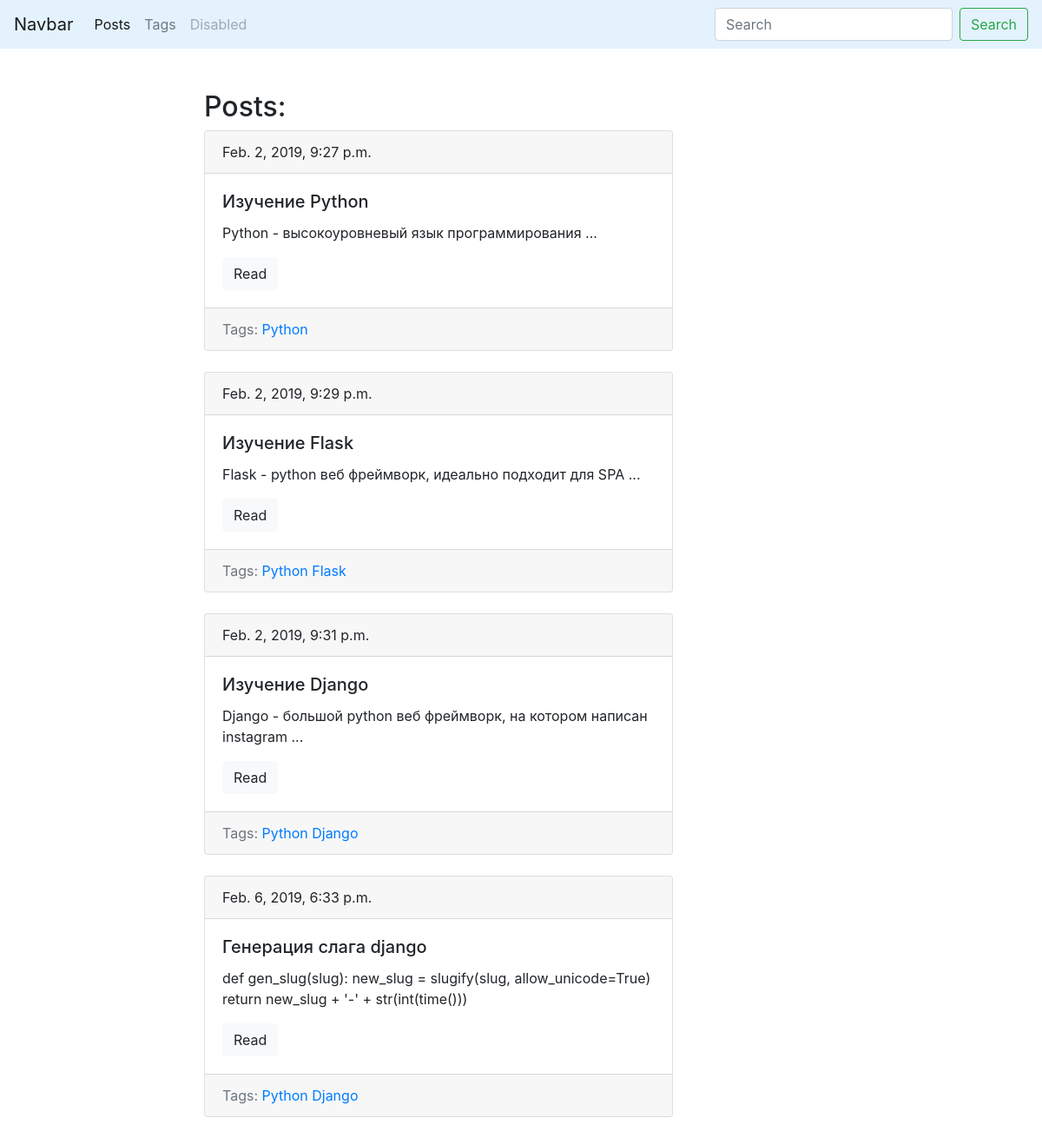
Screenshot of /blog/post/ with the database file from the repository.
### blog/models.py (models this page shows, shortened)
class Post(models.Model):
    title = models.CharField(max_length=150, db_index=True)
    slug = models.SlugField(max_length=150, blank=True, unique=True)
    body = models.TextField(blank=True, db_index=True)
    tags = models.ManyToManyField('Tag', blank=True, related_name='posts')
    date_pub = models.DateTimeField(auto_now_add=True)

class Tag(models.Model):
    title = models.CharField(max_length=50)
    slug  = models.SlugField(max_length=50, unique=True)
    def get_absolute_url(self):
        return reverse("tag_detail_url", kwargs={"slug": self.slug})

### blog/views.py (the view)
# urls.py: path('post/', PostsList.as_view(), name='posts_list_url'),
class PostsList(ObjectListMixin, View):
    model = Post
    template = 'blog/index.html'

### blog/utils.py (called while the page is built)
    def get(self, request):
        obj = self.model.objects.all()
        return render(request, self.template, context={self.model.__name__.lower()+'s': obj})

### blog/templates/blog/index.html (shortened to what this page needs)
{% extends 'blog/base_blog.html' %}
{% block  content%}
    <h2>Posts:</h2>
    {% for post in posts %}
        {% include "blog/includes/post_card_template.html" %}
    {% endfor %}
{% endblock  %}

### blog/templates/blog/includes/post_card_template.html
<div class="card mb-4">
    <div class="card-header">
        {{ post.date_pub }}
    </div>
    <div class="card-body">
        <h5 class="card-title">{{ post.title }}</h5>
        <p class="card-text">{{ post.body|truncatewords:15 }}</p>
        <a href="{% url 'post_detail_url' slug=post.slug %}" class="btn btn-light">Read</a>
    </div>
    <div class="card-footer text-muted">
        Tags:
        {% for tag in post.tags.all %}
            <a href="{{ tag.get_absolute_url }}">{{tag.title}}</a>
        {% endfor %}
    </div>
</div>

### rows the page displays
Post: date_pub "Feb. 2, 2019, 9:27 p.m.", title "Изучение Python", body "Python - высокоуровневый язык программирования ..."
Tag: title "Python"
Post: date_pub "Feb. 2, 2019, 9:29 p.m.", title "Изучение Flask", body "Flask - python веб фреймворк, идеально подходит для SPA ..."
Tag: title "Flask"
Post: date_pub "Feb. 2, 2019, 9:31 p.m.", title "Изучение Django", body "Django - большой python веб фреймворк, на котором написан instagram ..."
Tag: title "Django"
Post: date_pub "Feb. 6, 2019, 6:33 p.m.", title "Генерация слага django", body "def gen_slug(slug): new_slug = slugify(slug, allow_unicode=True) return new_slug + '-' + str(int(time()))"
